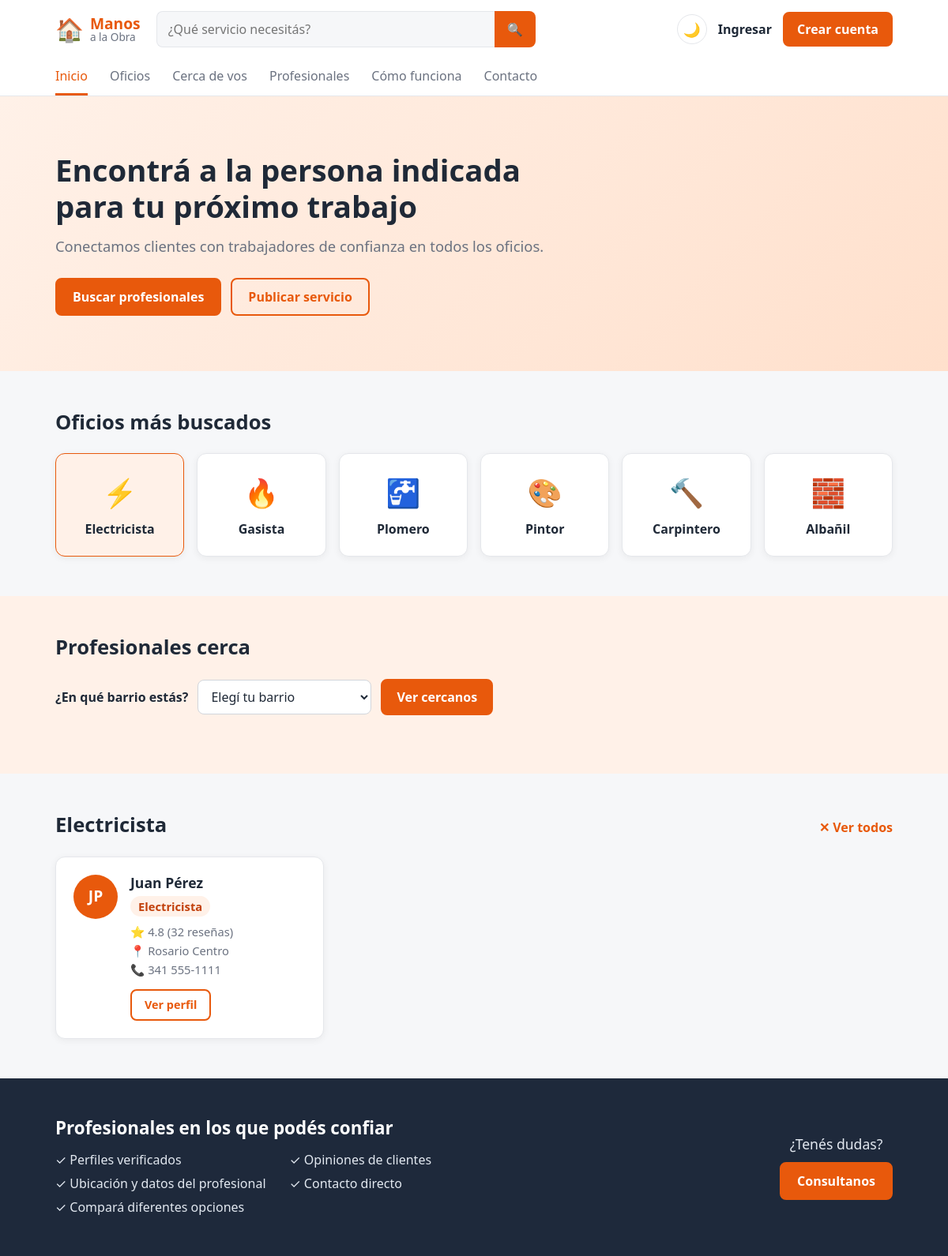
Page /index.php?oficio=Electricista on the earlier database version.
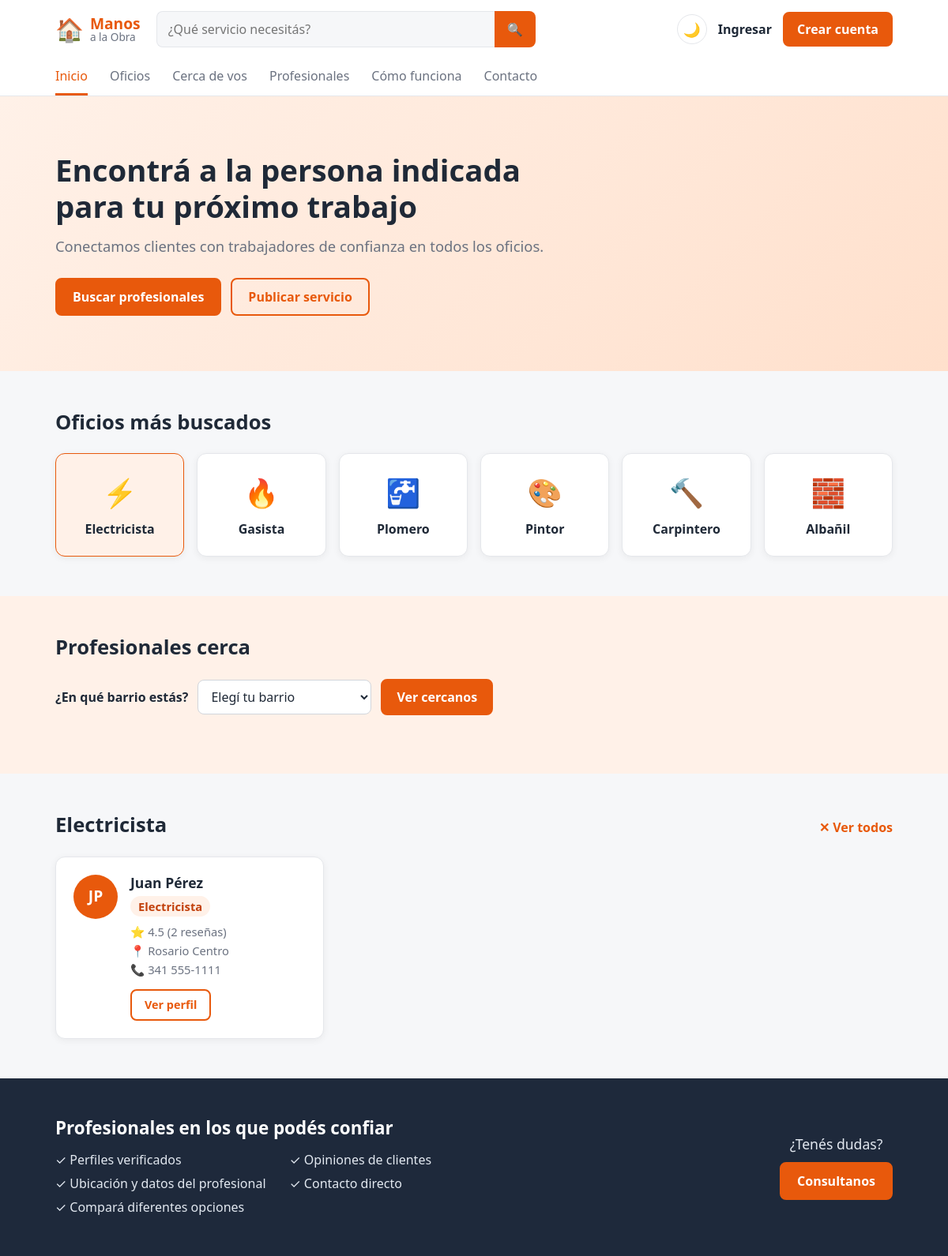
Same page on the later database version.
### tables this page shows
CREATE TABLE profesionales (
    id INT AUTO_INCREMENT PRIMARY KEY,
     
    nombre VARCHAR(60) NOT NULL,
    apellido VARCHAR(60) NOT NULL,
    email VARCHAR(120) NOT NULL UNIQUE,
    password VARCHAR(255) NOT NULL,
    iniciales VARCHAR(5) NOT NULL,
     
    oficio VARCHAR(60) NULL,
    descripcion VARCHAR(300) NULL,
    ubicacion VARCHAR(100) NULL,
    telefono VARCHAR(30) NULL,
    experiencia INT NULL,
    fecha_alta DATE NULL,
    fecha_baja DATE NULL,
     
     
    valoracion DECIMAL(2,1) DEFAULT 0,
    cantidad_resenas INT DEFAULT 0,
    creado_en TIMESTAMP DEFAULT CURRENT_TIMESTAMP
);

### index.php (the view, shortened to what the changed rows need)
<?php
require "config.php";
$modo_oscuro = ($_COOKIE["tema"] ?? "") === "oscuro";
$buscar = trim($_GET["buscar"] ?? "");
$oficio = trim($_GET["oficio"] ?? "");
$sql = "SELECT profesionales.*, barrios.barrio,
               (destacado_hasta IS NOT NULL AND destacado_hasta >= CURDATE()) AS destacado
        FROM profesionales
        LEFT JOIN barrios ON barrios.id = profesionales.barrio_id
        WHERE oficio IS NOT NULL
          AND (fecha_baja IS NULL OR fecha_baja >= CURDATE())";
$tipos = "";
$valores = [];
if ($oficio !== "") {
    $sql .= " AND oficio = ?";
    $tipos .= "s";
    $valores[] = $oficio;
}
$sql .= " ORDER BY destacado DESC, valoracion DESC, cantidad_resenas DESC";
$consulta = $conexion->prepare($sql);
if ($tipos !== "") {
    $consulta->bind_param($tipos, ...$valores);
}
$consulta->execute();
$resultado_profesionales = $consulta->get_result();
if ($oficio !== "") {
    $titulo_profesionales = $oficio;
} elseif ($buscar !== "") {
    $titulo_profesionales = "Resultados para \"" . $buscar . "\"";
} else {
    $titulo_profesionales = "Profesionales destacados";
}
?>
<!DOCTYPE html>
<html lang="es">
<head>
    <link rel="stylesheet" href="style.css">
</head>
<body class="<?php echo $modo_oscuro ? "oscuro" : ""; ?>">
    <section class="hero">
        <div class="contenedor">
            <div class="hero-texto">
                <h1>Encontrá a la persona indicada para tu próximo trabajo</h1>
            </div>
        </div>
    </section>
    <section class="seccion">
        <div class="contenedor">
            <h2 class="seccion-titulo" id="oficios">Oficios más buscados</h2>
        </div>
    </section>
    <section class="seccion seccion-cerca">
        <div class="contenedor">
            <h2 class="seccion-titulo" id="cerca">Profesionales cerca</h2>
        </div>
    </section>
    <section class="seccion">
        <div class="contenedor">
            <div class="seccion-encabezado">
                <h2 class="seccion-titulo" id="profesionales"><?php echo htmlspecialchars($titulo_profesionales); ?></h2>
            </div>
            <div class="profesionales-grid">
                <?php while ($profesional = $resultado_profesionales->fetch_assoc()): ?>
                    <?php
                    include "tarjeta_profesional.php";
                    ?>
                <?php endwhile; ?>
            </div>
        </div>
    </section>
        <footer class="pie-pagina">
        <div class="contenedor">
            <div class="pie-confianza">
                <h2>Profesionales en los que podés confiar</h2>
            </div>
        </div>
    </footer>
</body>
</html>

### tarjeta_profesional.php (shortened to what the changed rows need)
<div class="profesional-card <?php echo !empty($profesional["destacado"]) ? "destacada" : ""; ?>">
    <div class="profesional-avatar"><?php echo htmlspecialchars($profesional["iniciales"]); ?></div>
    <div class="profesional-info">
        <h3><?php echo htmlspecialchars($profesional["nombre"] . " " . $profesional["apellido"]); ?></h3>
        <p class="oficio"><?php echo htmlspecialchars($profesional["oficio"]); ?></p>
        <p class="valoracion">⭐ <?php echo $profesional["valoracion"]; ?> (<?php echo $profesional["cantidad_resenas"]; ?> reseñas)</p>
        <p class="ubicacion">📍 <?php
            echo htmlspecialchars($profesional["ubicacion"] ?? "");
        ?></p>
        <?php if (!empty($profesional["telefono"])): ?>
            <p class="telefono">📞 <?php echo htmlspecialchars($profesional["telefono"]); ?></p>
        <?php endif; ?>
        <a href="perfil.php?id=<?php echo $profesional["id"]; ?>" class="boton boton-borde">Ver perfil</a>
    </div>
</div>

Differences in the rows shown:
changed profesionales "JP": valoracion "4.8" → "4.5"; cantidad_resenas "32" → "2"
